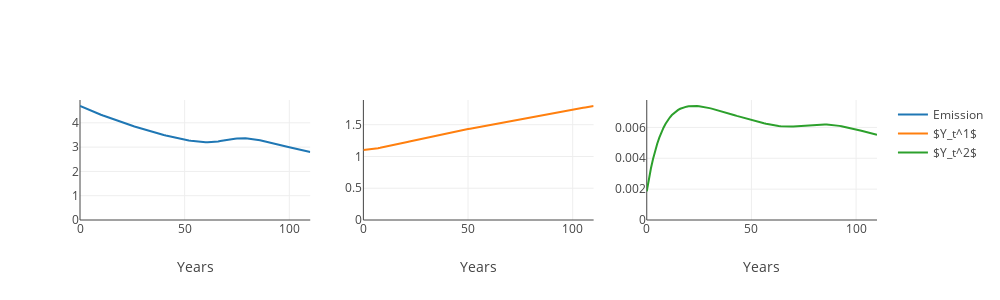

Here is the notebook cell this chart was saved with:
### Code cell
fig = plot_2S_ey1y2(simul)
fig.update_xaxes(zeroline=True)
fig.update_yaxes(zeroline=True, rangemode="tozero")
